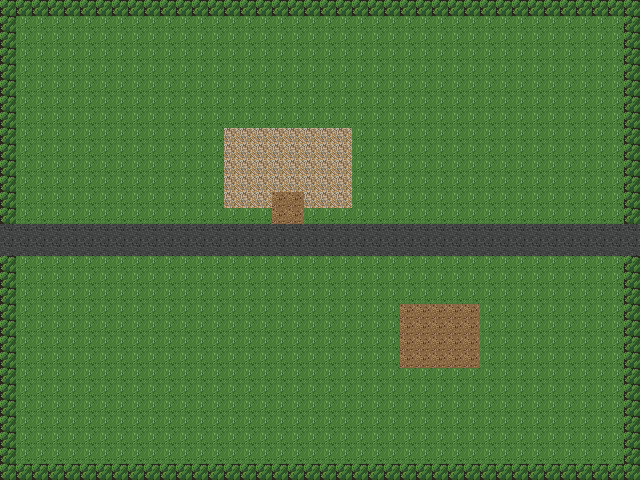

Below is a game level as drawn by its tile map, then a one-line description and the .tmx file that defines it, in full:
An orthogonal 40x30 tile map with 16x16 px tiles, 2 tile layers (surface, obstacles), 2 tilesets and 13 objects (4x prop, 4x spawn, 2x sign, 2x exit, door).

<map version="1.10" tiledversion="1.12.0" orientation="orthogonal" renderorder="right-down" width="40" height="30" tilewidth="16" tileheight="16" infinite="0" nextlayerid="4" nextobjectid="14">
 <properties>
  <property name="map" value="billies" />
 </properties>
 <tileset firstgid="1" source="tiled/surfaces.tsx" />
 <tileset firstgid="11" source="tiled/obstacles.tsx" />
 <layer id="1" name="surface" width="40" height="30">
  <data encoding="csv">
5,5,5,5,5,5,5,5,5,5,5,5,5,5,5,5,5,5,5,5,5,5,5,5,5,5,5,5,5,5,5,5,5,5,5,5,5,5,5,5,
5,1,1,1,1,1,1,1,1,1,1,1,1,1,1,1,1,1,1,1,1,1,1,1,1,1,1,1,1,1,1,1,1,1,1,1,1,1,1,5,
5,1,1,1,1,1,1,1,1,1,1,1,1,1,1,1,1,1,1,1,1,1,1,1,1,1,1,1,1,1,1,1,1,1,1,1,1,1,1,5,
5,1,1,1,1,1,1,1,1,1,1,1,1,1,1,1,1,1,1,1,1,1,1,1,1,1,1,1,1,1,1,1,1,1,1,1,1,1,1,5,
5,1,1,1,1,1,1,1,1,1,1,1,1,1,1,1,1,1,1,1,1,1,1,1,1,1,1,1,1,1,1,1,1,1,1,1,1,1,1,5,
5,1,1,1,1,1,1,1,1,1,1,1,1,1,1,1,1,1,1,1,1,1,1,1,1,1,1,1,1,1,1,1,1,1,1,1,1,1,1,5,
5,1,1,1,1,1,1,1,1,1,1,1,1,1,1,1,1,1,1,1,1,1,1,1,1,1,1,1,1,1,1,1,1,1,1,1,1,1,1,5,
5,1,1,1,1,1,1,1,1,1,1,1,1,1,1,1,1,1,1,1,1,1,1,1,1,1,1,1,1,1,1,1,1,1,1,1,1,1,1,5,
5,1,1,1,1,1,1,1,1,1,1,1,1,1,3,3,3,3,3,3,3,3,1,1,1,1,1,1,1,1,1,1,1,1,1,1,1,1,1,5,
5,1,1,1,1,1,1,1,1,1,1,1,1,1,3,3,3,3,3,3,3,3,1,1,1,1,1,1,1,1,1,1,1,1,1,1,1,1,1,5,
5,1,1,1,1,1,1,1,1,1,1,1,1,1,3,3,3,3,3,3,3,3,1,1,1,1,1,1,1,1,1,1,1,1,1,1,1,1,1,5,
5,1,1,1,1,1,1,1,1,1,1,1,1,1,3,3,3,3,3,3,3,3,1,1,1,1,1,1,1,1,1,1,1,1,1,1,1,1,1,5,
5,1,1,1,1,1,1,1,1,1,1,1,1,1,3,3,3,2,2,3,3,3,1,1,1,1,1,1,1,1,1,1,1,1,1,1,1,1,1,5,
5,1,1,1,1,1,1,1,1,1,1,1,1,1,1,1,1,2,2,1,1,1,1,1,1,1,1,1,1,1,1,1,1,1,1,1,1,1,1,5,
8,8,8,8,8,8,8,8,8,8,8,8,8,8,8,8,8,8,8,8,8,8,8,8,8,8,8,8,8,8,8,8,8,8,8,8,8,8,8,8,
8,8,8,8,8,8,8,8,8,8,8,8,8,8,8,8,8,8,8,8,8,8,8,8,8,8,8,8,8,8,8,8,8,8,8,8,8,8,8,8,
5,1,1,1,1,1,1,1,1,1,1,1,1,1,1,1,1,1,1,1,1,1,1,1,1,1,1,1,1,1,1,1,1,1,1,1,1,1,1,5,
5,1,1,1,1,1,1,1,1,1,1,1,1,1,1,1,1,1,1,1,1,1,1,1,1,1,1,1,1,1,1,1,1,1,1,1,1,1,1,5,
5,1,1,1,1,1,1,1,1,1,1,1,1,1,1,1,1,1,1,1,1,1,1,1,1,1,1,1,1,1,1,1,1,1,1,1,1,1,1,5,
5,1,1,1,1,1,1,1,1,1,1,1,1,1,1,1,1,1,1,1,1,1,1,1,1,2,2,2,2,2,1,1,1,1,1,1,1,1,1,5,
5,1,1,1,1,1,1,1,1,1,1,1,1,1,1,1,1,1,1,1,1,1,1,1,1,2,2,2,2,2,1,1,1,1,1,1,1,1,1,5,
5,1,1,1,1,1,1,1,1,1,1,1,1,1,1,1,1,1,1,1,1,1,1,1,1,2,2,2,2,2,1,1,1,1,1,1,1,1,1,5,
5,1,1,1,1,1,1,1,1,1,1,1,1,1,1,1,1,1,1,1,1,1,1,1,1,2,2,2,2,2,1,1,1,1,1,1,1,1,1,5,
5,1,1,1,1,1,1,1,1,1,1,1,1,1,1,1,1,1,1,1,1,1,1,1,1,1,1,1,1,1,1,1,1,1,1,1,1,1,1,5,
5,1,1,1,1,1,1,1,1,1,1,1,1,1,1,1,1,1,1,1,1,1,1,1,1,1,1,1,1,1,1,1,1,1,1,1,1,1,1,5,
5,1,1,1,1,1,1,1,1,1,1,1,1,1,1,1,1,1,1,1,1,1,1,1,1,1,1,1,1,1,1,1,1,1,1,1,1,1,1,5,
5,1,1,1,1,1,1,1,1,1,1,1,1,1,1,1,1,1,1,1,1,1,1,1,1,1,1,1,1,1,1,1,1,1,1,1,1,1,1,5,
5,1,1,1,1,1,1,1,1,1,1,1,1,1,1,1,1,1,1,1,1,1,1,1,1,1,1,1,1,1,1,1,1,1,1,1,1,1,1,5,
5,1,1,1,1,1,1,1,1,1,1,1,1,1,1,1,1,1,1,1,1,1,1,1,1,1,1,1,1,1,1,1,1,1,1,1,1,1,1,5,
5,5,5,5,5,5,5,5,5,5,5,5,5,5,5,5,5,5,5,5,5,5,5,5,5,5,5,5,5,5,5,5,5,5,5,5,5,5,5,5
</data>
 </layer>
 <layer id="3" name="obstacles" width="40" height="30">
  <data encoding="csv">
0,0,0,0,0,0,0,0,0,0,0,0,0,0,0,0,0,0,0,0,0,0,0,0,0,0,0,0,0,0,0,0,0,0,0,0,0,0,0,0,
0,0,0,0,0,0,0,0,0,0,0,0,0,0,0,0,0,0,0,0,0,0,0,0,0,0,0,0,0,0,0,0,0,0,0,0,0,0,0,0,
0,0,0,0,0,0,0,0,0,0,0,0,0,0,0,0,0,0,0,0,0,0,0,0,0,0,0,0,0,0,0,0,0,0,0,0,0,0,0,0,
0,0,0,0,0,0,0,0,0,0,0,0,0,0,0,0,0,0,0,0,0,0,0,0,0,0,0,0,0,0,0,0,0,0,0,0,0,0,0,0,
0,0,0,0,0,0,0,0,0,0,0,0,0,0,0,0,0,0,0,0,0,0,0,0,0,0,0,0,0,0,0,0,0,0,0,0,0,0,0,0,
0,0,0,0,0,0,0,0,0,0,0,0,0,0,0,0,0,0,0,0,0,0,0,0,0,0,0,0,0,0,0,0,0,0,0,0,0,0,0,0,
0,0,0,0,0,0,0,0,0,0,0,0,0,0,0,0,0,0,0,0,0,0,0,0,0,0,0,0,0,0,0,0,0,0,0,0,0,0,0,0,
0,0,0,0,0,0,0,0,0,0,0,0,0,0,0,0,0,0,0,0,0,0,0,0,0,0,0,0,0,0,0,0,0,0,0,0,0,0,0,0,
0,0,0,0,0,0,0,0,0,0,0,0,0,0,0,0,0,0,0,0,0,0,0,0,0,0,0,0,0,0,0,0,0,0,0,0,0,0,0,0,
0,0,0,0,0,0,0,0,0,0,0,0,0,0,0,0,0,0,0,0,0,0,0,0,0,0,0,0,0,0,0,0,0,0,0,0,0,0,0,0,
0,0,0,0,0,0,0,0,0,0,0,0,0,0,0,0,0,0,0,0,0,0,0,0,0,0,0,0,0,0,0,0,0,0,0,0,0,0,0,0,
0,0,0,0,0,0,0,0,0,0,0,0,0,0,0,0,0,0,0,0,0,0,0,0,0,0,0,0,0,0,0,0,0,0,0,0,0,0,0,0,
0,0,0,0,0,0,0,0,0,0,0,0,0,0,0,0,0,0,0,0,0,0,0,0,0,0,0,0,0,0,0,0,0,0,0,0,0,0,0,0,
0,0,0,0,0,0,0,0,0,0,0,0,0,0,0,0,0,0,0,0,0,0,0,0,0,0,0,0,0,0,0,0,0,0,0,0,0,0,0,0,
0,0,0,0,0,0,0,0,0,0,0,0,0,0,0,0,0,0,0,0,0,0,0,0,0,0,0,0,0,0,0,0,0,0,0,0,0,0,0,0,
0,0,0,0,0,0,0,0,0,0,0,0,0,0,0,0,0,0,0,0,0,0,0,0,0,0,0,0,0,0,0,0,0,0,0,0,0,0,0,0,
0,0,0,0,0,0,0,0,0,0,0,0,0,0,0,0,0,0,0,0,0,0,0,0,0,0,0,0,0,0,0,0,0,0,0,0,0,0,0,0,
0,0,0,0,0,0,0,0,0,0,0,0,0,0,0,0,0,0,0,0,0,0,0,0,0,0,0,0,0,0,0,0,0,0,0,0,0,0,0,0,
0,0,0,0,0,0,0,0,0,0,0,0,0,0,0,0,0,0,0,0,0,0,0,0,0,0,0,0,0,0,0,0,0,0,0,0,0,0,0,0,
0,0,0,0,0,0,0,0,0,0,0,0,0,0,0,0,0,0,0,0,0,0,0,0,0,0,0,0,0,0,0,0,0,0,0,0,0,0,0,0,
0,0,0,0,0,0,0,0,0,0,0,0,0,0,0,0,0,0,0,0,0,0,0,0,0,0,0,0,0,0,0,0,0,0,0,0,0,0,0,0,
0,0,0,0,0,0,0,0,0,0,0,0,0,0,0,0,0,0,0,0,0,0,0,0,0,0,0,0,0,0,0,0,0,0,0,0,0,0,0,0,
0,0,0,0,0,0,0,0,0,0,0,0,0,0,0,0,0,0,0,0,0,0,0,0,0,0,0,0,0,0,0,0,0,0,0,0,0,0,0,0,
0,0,0,0,0,0,0,0,0,0,0,0,0,0,0,0,0,0,0,0,0,0,0,0,0,0,0,0,0,0,0,0,0,0,0,0,0,0,0,0,
0,0,0,0,0,0,0,0,0,0,0,0,0,0,0,0,0,0,0,0,0,0,0,0,0,0,0,0,0,0,0,0,0,0,0,0,0,0,0,0,
0,0,0,0,0,0,0,0,0,0,0,0,0,0,0,0,0,0,0,0,0,0,0,0,0,0,0,0,0,0,0,0,0,0,0,0,0,0,0,0,
0,0,0,0,0,0,0,0,0,0,0,0,0,0,0,0,0,0,0,0,0,0,0,0,0,0,0,0,0,0,0,0,0,0,0,0,0,0,0,0,
0,0,0,0,0,0,0,0,0,0,0,0,0,0,0,0,0,0,0,0,0,0,0,0,0,0,0,0,0,0,0,0,0,0,0,0,0,0,0,0,
0,0,0,0,0,0,0,0,0,0,0,0,0,0,0,0,0,0,0,0,0,0,0,0,0,0,0,0,0,0,0,0,0,0,0,0,0,0,0,0,
0,0,0,0,0,0,0,0,0,0,0,0,0,0,0,0,0,0,0,0,0,0,0,0,0,0,0,0,0,0,0,0,0,0,0,0,0,0,0,0
</data>
 </layer>
 <objectgroup id="2" name="placements">
  <object id="1" name="bar" type="prop" x="224" y="176" width="16" height="16" />
  <object id="2" name="billies_bar" type="door" x="272" y="176" width="16" height="16">
   <properties>
    <property name="spawn" value="entry" />
   </properties>
  </object>
  <object id="3" name="BarSign" type="sign" x="240" y="192" width="16" height="16" />
  <object id="4" name="from_bar" type="spawn" x="272" y="192" width="16" height="16" />
  <object id="5" name="street_light" type="prop" x="208" y="208" width="16" height="16" />
  <object id="6" name="west_entry" type="exit" x="0" y="224" width="16" height="32">
   <properties>
    <property name="spawn" value="from_billies" />
   </properties>
  </object>
  <object id="7" name="fork" type="exit" x="624" y="224" width="16" height="32">
   <properties>
    <property name="spawn" value="from_billies" />
   </properties>
  </object>
  <object id="8" name="from_west_entry" type="spawn" x="32" y="240" width="16" height="16" />
  <object id="9" name="default" type="spawn" x="320" y="240" width="16" height="16" />
  <object id="10" name="from_fork" type="spawn" x="592" y="240" width="16" height="16" />
  <object id="11" name="PitSign" type="sign" x="384" y="304" width="16" height="16" />
  <object id="12" name="pit_chain" type="prop" x="400" y="304" width="16" height="16" />
  <object id="13" name="pit" type="prop" x="416" y="336" width="16" height="16" />
 </objectgroup>
</map>
